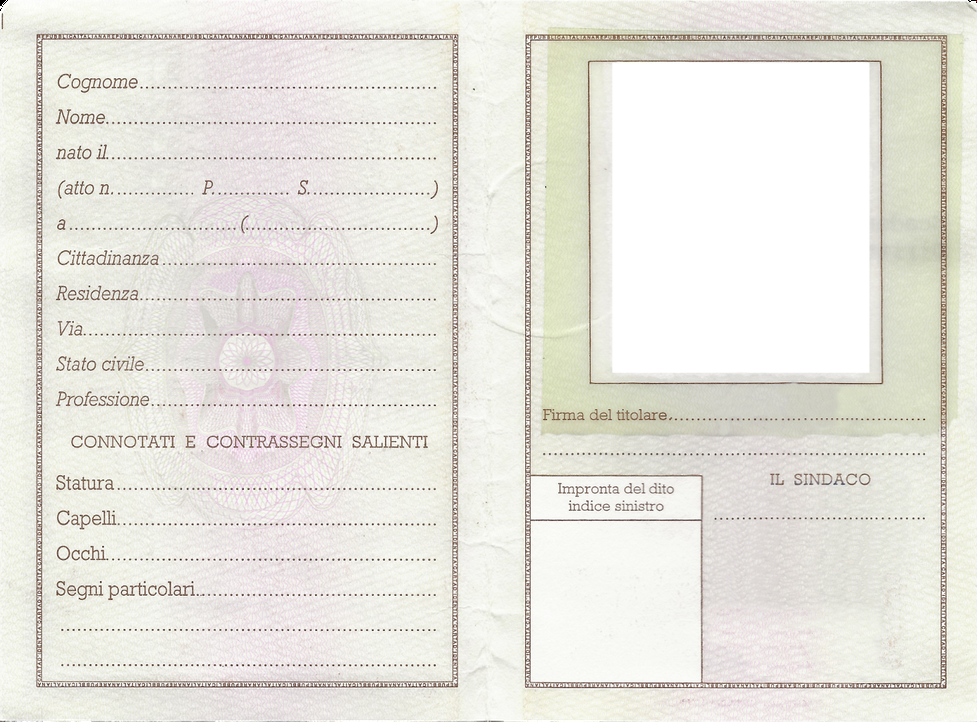
#> input picture ReferenceImages/rearCIC.png, 977 x 722 px, shrunk from 1386 x 1024 before the run
$ python MatchContoursExecution.py
#> lines starting #> are read from the running program, lines starting #| are printed output that depends on the picture; after the words box and inside, x2 and y2 are one past the last pixel; in counts of white or black regions, pixels touching at a corner belong together; long printed decimals are rounded
#%%
import numpy as np
import cv2
#%%
reference_image = cv2.imread('ReferenceImages/rearCIC.png')
#> reference_image is the input picture: shape (722, 977, 3); mean B, G, R 222.9, 230.1, 231.9
reference_image = cv2.cvtColor(reference_image, cv2.COLOR_BGR2GRAY)
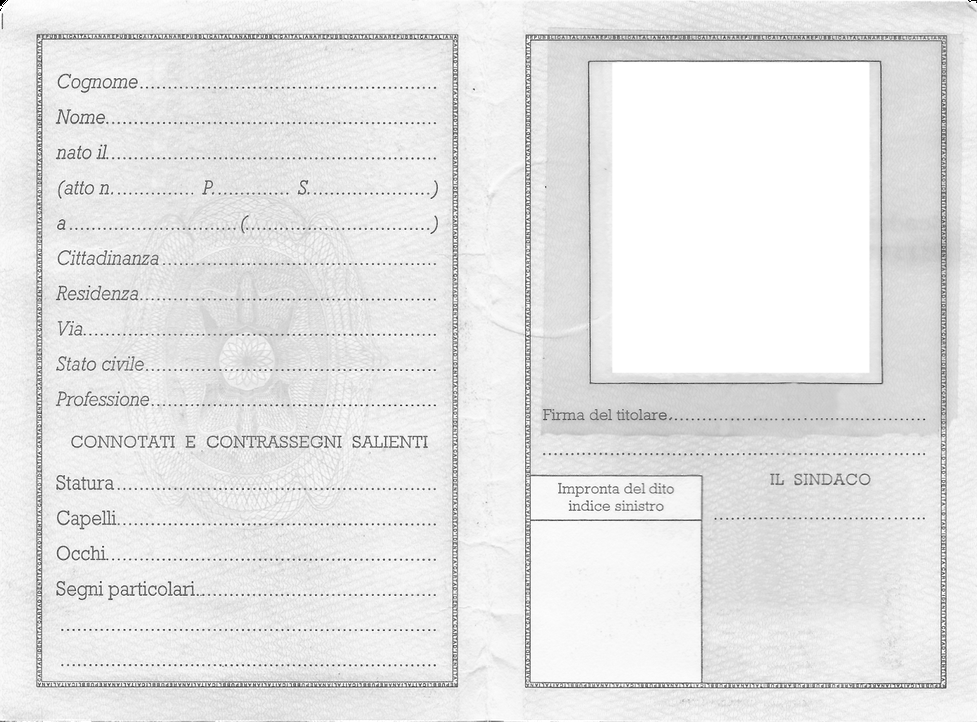
#> reference_image: shape (722, 977); min 0, max 255, mean 229.8
reference_image_s, reference_thre = cv2.threshold(reference_image, 100, 255,0)
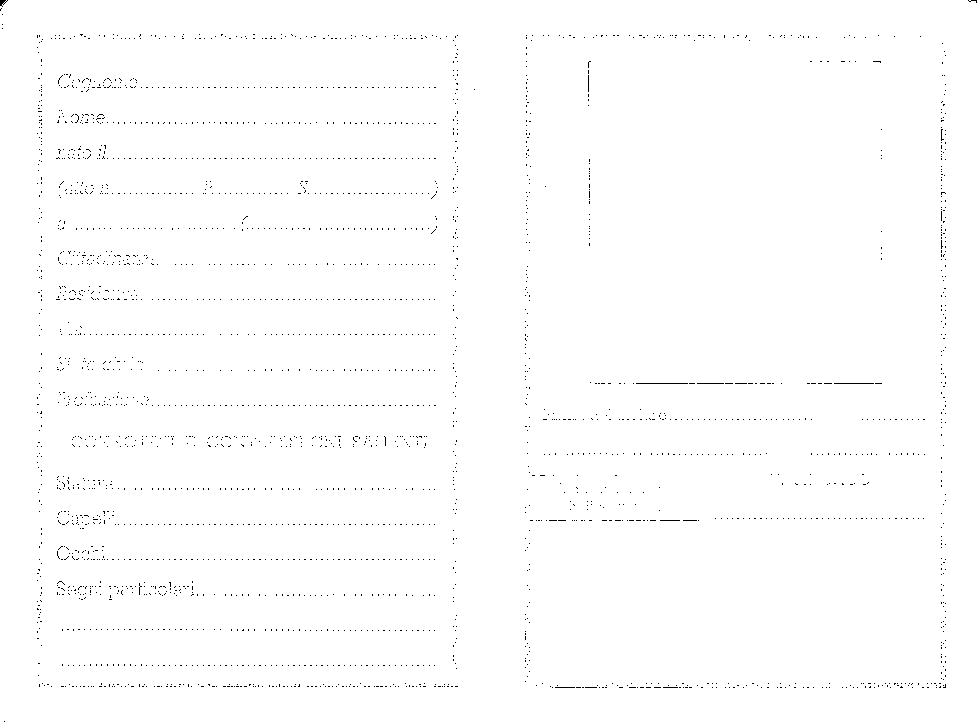
#> reference_thre: shape (722, 977); 99.4% white; black in thin lines or dots
reference_image = cv2.Canny(reference_thre, 100, 200)
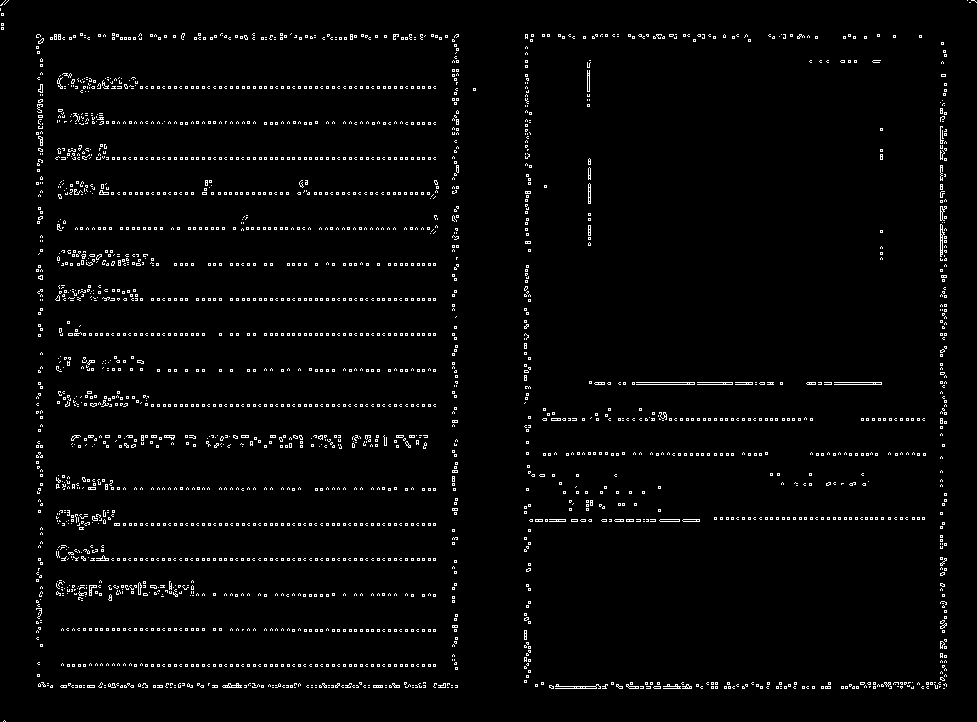
#> reference_image: shape (722, 977); 2.6% white in thin lines or dots
# cv2.imshow("store gray iamge",reference_thre)
# cv2.waitKey(0)
#%%
reference_contours, reference_hierarchy = cv2.findContours(reference_image, cv2.RETR_LIST, cv2.CHAIN_APPROX_NONE)
#> reference_contours = 4112 contours, 4089 with area under 20; largest, box (x1, y1, x2, y2) and area: (940, 224, 945, 257) 64, (555, 684, 601, 689) 52, (222, 683, 242, 688) 46, (659, 519, 680, 522) 39, (588, 183, 591, 204) 39
temp_cont = sorted(reference_contours, key=cv2.contourArea, reverse= True)
#> temp_cont has the same summary as reference_contours
new_temp_cont = temp_cont[1]
#> new_temp_cont = contour of 141 points, box (x1, y1, x2, y2) (555, 684, 601, 689), area 52


#%%
test_image = cv2.imread('TestImages/rear/a-petrelli-rearCIC.jpg')
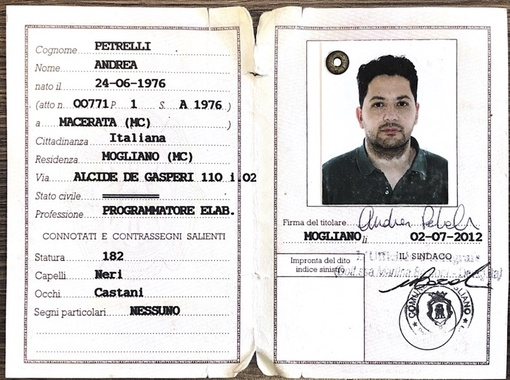
#> input picture TestImages/rear/a-petrelli-rearCIC.jpg, 510 x 380 px, shrunk from 723 x 539 before the run
#> test_image is the input picture: shape (380, 510, 3); mean B, G, R 215.3, 216.2, 218.4
test_image = cv2.cvtColor(test_image, cv2.COLOR_BGR2GRAY)
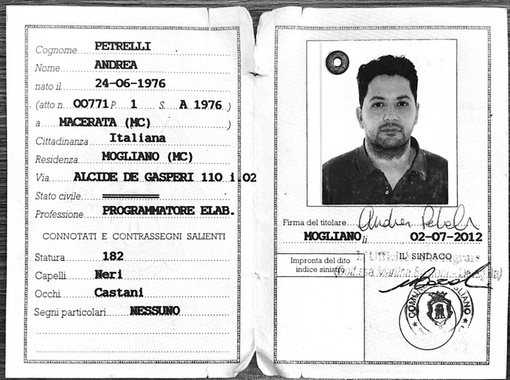
#> test_image: shape (380, 510); min 0, max 255, mean 216.7
test_image_s, test_thre = cv2.threshold(test_image, 127, 255, 0)
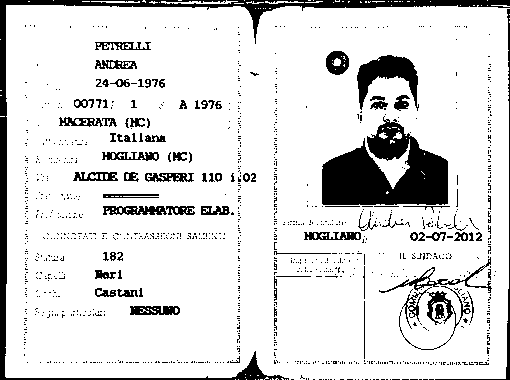
#> test_thre: shape (380, 510); 86.6% white; 1138 black regions (1047 under 20 px), largest, box (x1, y1, x2, y2) and area: (322, 116, 448, 205) 6833, (0, 0, 510, 380) 6526, (357, 55, 419, 111) 1497
test_image = cv2.Canny(test_thre, 100, 200)
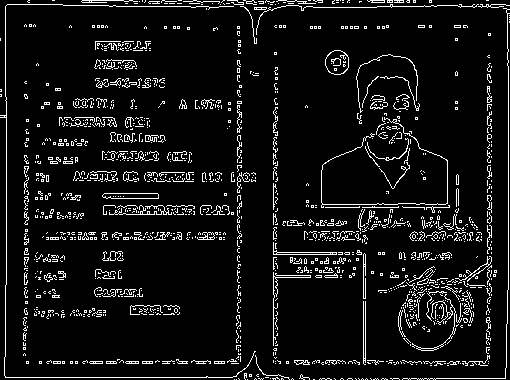
#> test_image: shape (380, 510); 7.6% white in thin lines or dots
test_contours, test_hierarchy = cv2.findContours(test_image, cv2.RETR_LIST, cv2.CHAIN_APPROX_NONE)
#> test_contours = 1693 contours, 1656 with area under 20; largest, box (x1, y1, x2, y2) and area: (325, 50, 349, 75) 450, (325, 50, 349, 75) 436, (102, 193, 159, 199) 270, (102, 193, 159, 199) 269, (273, 242, 337, 255) 130; test_hierarchy = 1693 rows, first 6: [1, -1, -1, -1], [2, 0, -1, -1], [3, 1, -1, -1], [4, 2, -1, -1], [5, 3, -1, -1], [6, 4, -1, -1]
test_temp_cont = sorted(test_contours, key=cv2.contourArea, reverse= True)
#> test_temp_cont has the same summary as test_contours

#%%
for c in test_temp_cont:
    match = cv2.matchShapes(new_temp_cont, c, 1, 0.0)
    print(match)
    if match < 0.15:
        closest_match = c
    else:
        closest_match = []
#> this loop made 1693 passes
#> match on passes 1 to 3: 5.87, 5.88, 48.76
#| 5.872
#| 5.876
#| 48.756
#| 47.494
#| 8.320
#| 0.0412
#| 6.354
#| 9.887
#> (further printed lines are left out)
#%%
cv2.drawContours(reference_image, reference_contours[0], 0, (0,255,0),2)
#> reference_image: shape (722, 977); 2.6% white in thin lines or dots
cv2.imshow("Reference Image", reference_image)
cv2.drawContours(test_image, test_temp_cont[0], 0, (0,255,0),2)
#> test_image: shape (380, 510); 7.6% white in thin lines or dots
cv2.imshow("Test Image", test_image)
cv2.drawContours(test_image, closest_match, -1, (0,255,0),2)
cv2.imshow("output", test_image)
cv2.waitKey(0)
cv2.destroyAllWindows()
